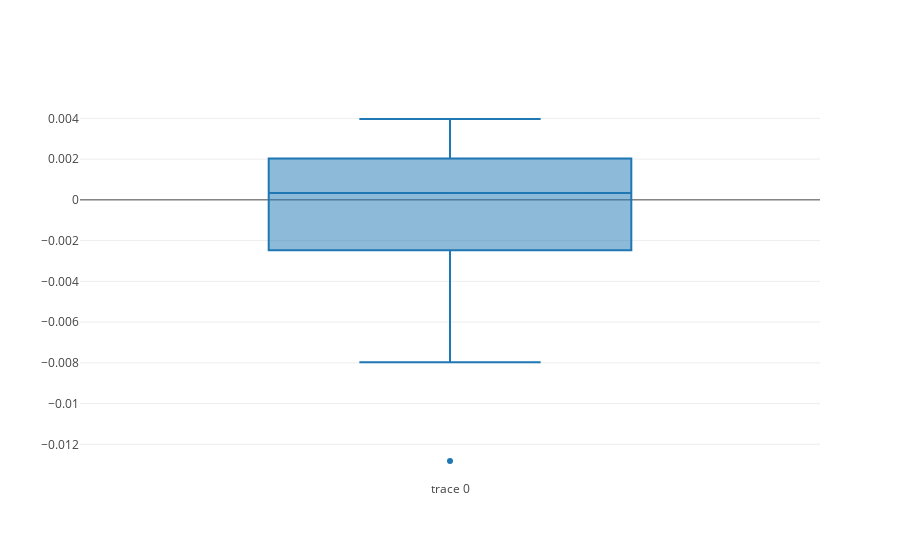

Notebook source saved alongside this figure:
### Markdown cell above
## BOX PLOT FOR REGRESSION ##

### Code cell
trace1 = go.Box(
    y = (reg.predict(X_test) - Y_test)
)
data = [trace1]
plot.iplot(data)

### Figure 1 — Plotly figure (JSON) as saved in the notebook; plotly's stock layout.template omitted (floating-point values rounded to 4 significant figures)
{"data": [{"type": "box", "y": [0.003609, 0.003529, 0.003763, -0.001608, -0.00101, -0.002475, -0.004401, 0.001427, 0.003969, 0.002043, -0.003189, -0.01282, 0.00119, -0.0004797, 0.001316, 0.001943, -0.0003691, 0.002379, 0.001712, 0.0004135, -0.001913, 0.0004389, -0.002507, -0.00721, 0.0002685, -0.0003667, -0.007976, 0.002025, -0.004255, 0.002484]}], "layout": {}}
